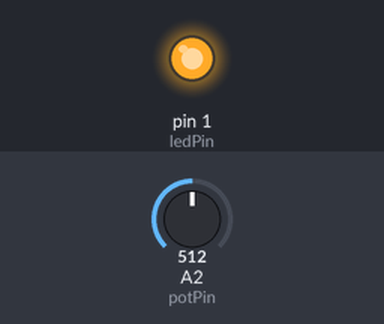
Bench run of a sketch on a simulated Arduino Uno, built with avr-gcc and run on an emulated ATmega328P. Parts: output pins drawn as LEDs (lit = HIGH). The test bench sets the inputs (shaded band); at power-on: A2 (potPin) = 512.

Above: at 1.3 s.
1.4 s: A2 (potPin) set to 0
At 2.1 s:
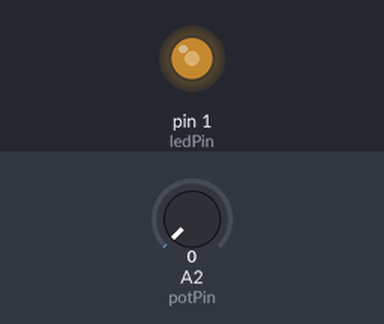
3.0 s: A2 (potPin) set to 122
At 3.3 s:
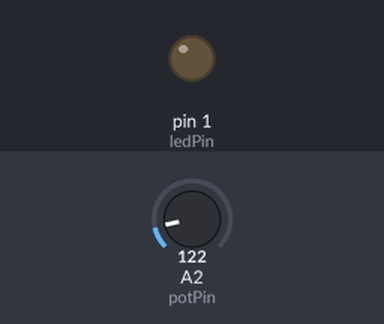
Timing chart, 0 to 12.1 s (numbered marks = the images above; inputs shaded):
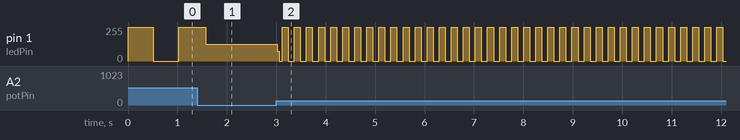

Measured:
- after the input at 3.0 s, pin 1 (ledPin): 126/255 → 73/255 at once, then moves between 0/255 and 255/255, repeating every 0.49 s

The sketch:

controle_da_velocidade_de_piscagem_do_led.ino
```cpp
/* Firmware utilizado para controlar a velocidade com que o LED alterna entre aceso e apagado, esse controle é feito por um potenciômetro. */

int ledPin = 1;
int potPin = 2;

void setup() {

 pinMode(ledPin, OUTPUT);

}

void loop() {

  digitalWrite(ledPin, HIGH);
  delay(analogRead(potPin));

  digitalWrite(ledPin, LOW);
  delay(analogRead(potPin));

}
```
